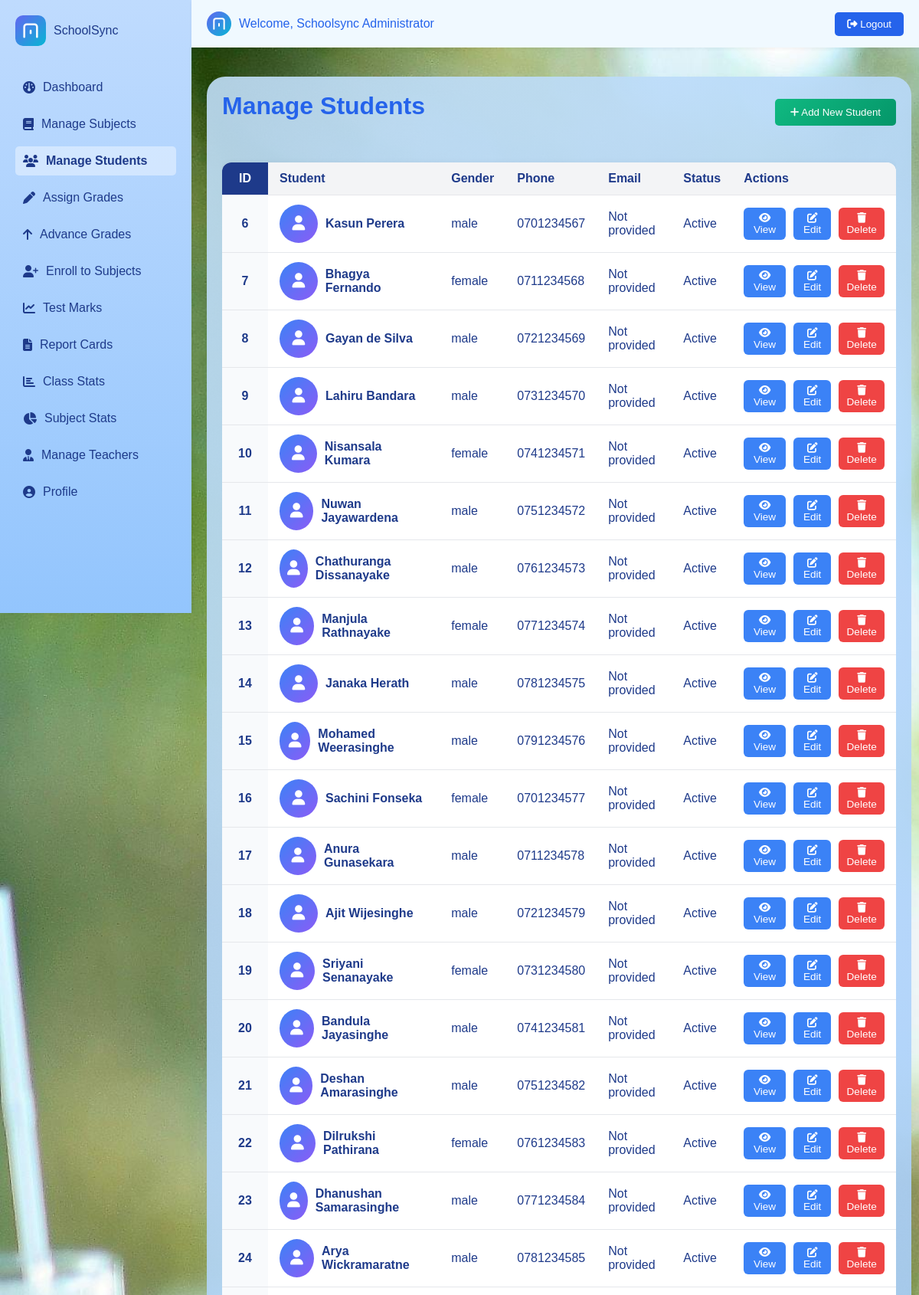
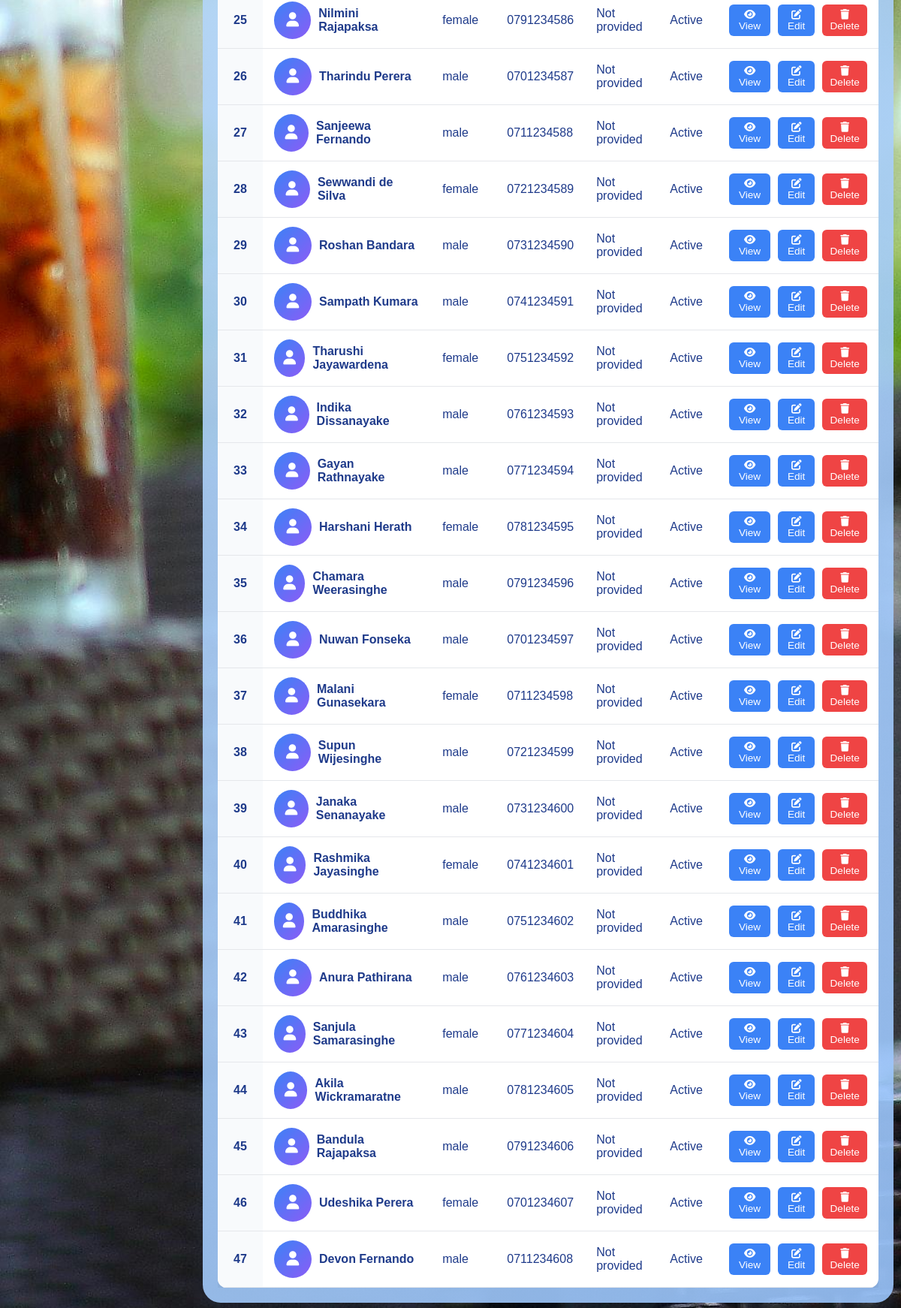
Screenshot of /php/student_manage.php (signed in) with the database file from the repository (2 pictures, top to bottom).
### tables this page shows
CREATE TABLE `students` (
  `id` int(11) NOT NULL,
  `full_name` varchar(100) NOT NULL,
  `gender` enum('male','female') NOT NULL,
  `birth_date` date NOT NULL,
  `address` text DEFAULT NULL,
  `phone` varchar(15) DEFAULT NULL,
  `email` varchar(100) DEFAULT NULL,
  `religion` varchar(50) DEFAULT NULL,
  `father_name` varchar(100) DEFAULT NULL,
  `mother_name` varchar(100) DEFAULT NULL,
  `guardian_name` varchar(100) DEFAULT NULL,
  `guardian_phone` varchar(15) DEFAULT NULL,
  `guardian_email` varchar(100) DEFAULT NULL,
  `special_details` text DEFAULT NULL,
  `status` enum('active','inactive') NOT NULL DEFAULT 'active',
  `image_path` varchar(255) DEFAULT NULL,
  `created_at` timestamp NOT NULL DEFAULT current_timestamp()
);

### php/student_manage.php (the view, shortened to what this page needs)
<?php
include 'config.php';
$sql = "SELECT * FROM students ORDER BY id";
$result = $conn->query($sql);
?>
<!DOCTYPE html>
<html lang="en">
<head>
    <link rel="stylesheet" href="../css/styles.css">
        <link rel="stylesheet" href="https://cdnjs.cloudflare.com/ajax/libs/font-awesome/6.4.2/css/all.min.css">
</head>
<body>
    <?php include 'navbar.php'; ?>
    <div class="container">
        <div class="header-container">
            <h1>Manage Students</h1>
            <button onclick="openAddModal()" style="background: linear-gradient(135deg, #10b981, #059669);">
                <i class="fa-solid fa-plus"></i> Add New Student
            </button>
        </div>
        <div class="students-table-container">
            <?php if ($result->num_rows > 0): ?>
                <table class="students-table">
                    <thead>
                        <tr>
                            <th>ID</th>
                            <th>Student</th>
                            <th>Gender</th>
                            <th>Phone</th>
                            <th>Email</th>
                            <th>Status</th>
                            <th>Actions</th>
                        </tr>
                    </thead>
                    <tbody>
                        <?php while($row = $result->fetch_assoc()): ?>
                            <tr>
                                <td><strong><?php echo $row['id']; ?></strong></td>
                                <td>
                                    <div style="display: flex; align-items: center; gap: 10px;">
                                        <div class="student-avatar">
                                            <i class="fa-solid fa-user"></i>
                                        </div>
                                        <div>
                                            <strong><?php echo htmlspecialchars($row['full_name']); ?></strong>
                                        </div>
                                    </div>
                                </td>
                                <td><?php echo htmlspecialchars($row['gender']); ?></td>
                                <td><?php echo $row['phone'] ? htmlspecialchars($row['phone']) : 'Not provided'; ?></td>
                                <td><?php echo $row['email'] ? htmlspecialchars($row['email']) : 'Not provided'; ?></td>
                                <td><?php echo ucfirst($row['status']); ?></td>
                                <td>
                                    <div style="display: flex; gap: 10px;">
                                        <button class="btn-edit" onclick="openStudentModal(<?php echo $row['id']; ?>)">
                                            <i class="fa-solid fa-eye"></i> View
                                        </button>
                                        <button class="btn-edit" onclick="openEditModal(<?php echo $row['id']; ?>)">
                                            <i class="fa-solid fa-edit"></i> Edit
                                        </button>
                                        <button class="btn-delete" onclick="deleteStudent(<?php echo $row['id']; ?>)">
                                            <i class="fa-solid fa-trash"></i> Delete
                                        </button>
                                    </div>
                                </td>
                            </tr>
                        <?php endwhile; ?>
                    </tbody>
                </table>
            <?php endif; ?>
        </div>
    </div>
</body>
</html>

### css/styles.css (style rules this page uses)
* { margin: 0; padding: 0; box-sizing: border-box; font-family: 'Poppins', sans-serif; }
body { background: linear-gradient(135deg, #6366f1 0%, #8b5cf6 100%); background-image: url('../images/bg.jpg'); background-size: cover; background-blend-mode: overlay; }
.container { background: linear-gradient(135deg, rgba(193, 223, 249, 0.9) 0%, rgba(153, 196, 252, 0.9) 100%); width: calc(100% - 280px); max-width: 100%; min-height: 80vh; border-radius: 24px; box-shadow: 0 8px 32px rgba(59,130,246,0.08); margin: 100px auto 50px 270px; padding: 20px; flex-grow: 1; transition: margin-left 0.3s ease, width 0.3s ease; }
h1, h2, h3 { color: #2563eb; margin-bottom: 15px; }
.header-container { display: flex; justify-content: space-between; align-items: center; margin-bottom: 20px; width: 100%; }
button { background: linear-gradient(to right, #3b82f6, #2563eb); color: white; border: none; padding: 10px 20px; border-radius: 5px; cursor: pointer; transition: opacity 0.3s, transform 0.2s; }
table { width: 100%; border-collapse: collapse; margin-top: 10px; background: rgba(240,248,255,0.95); color: #1e3a8a; border-radius: 8px; overflow: hidden; box-shadow: 0 2px 8px rgba(59,130,246,0.06); }
th, td { border: none; padding: 14px 18px; }
th { background: #2563eb; color: #fff; }

### php/student_manage.php (style rules this page uses)
.student-avatar { width: 50px; height: 50px; border-radius: 50%; background: linear-gradient(135deg, #3b82f6, #8b5cf6); display: flex; align-items: center; justify-content: center; color: white; font-size: 1.2rem; }
.btn-edit, .btn-delete { padding: 8px 12px; border: none; border-radius: 6px; cursor: pointer; font-size: 0.85rem; transition: all 0.3s ease; }
.btn-edit { background: #3b82f6; color: white; }
.btn-delete { background: #ef4444; color: white; }
.students-table td:first-child { font-weight: bold; color: #1e3a8a; background-color: #f8fafc; text-align: center; min-width: 60px; }
.students-table th:first-child { background-color: #1e3a8a; color: white; text-align: center; }
.students-table-container { margin-top: 20px; overflow-x: auto; }
.students-table { width: 100%; border-collapse: collapse; background: white; border-radius: 8px; overflow: hidden; box-shadow: 0 4px 12px rgba(0,0,0,0.1); }
.students-table th { background-color: #f8fafc; color: #374151; font-weight: 600; padding: 15px 12px; text-align: left; border-bottom: 2px solid #e5e7eb; }
.students-table td { padding: 15px 12px; border-bottom: 1px solid #f3f4f6; vertical-align: middle; }
.students-table-container { overflow-x: auto; }
.students-table { width: 100%; border-collapse: collapse; margin-top: 20px; border-radius: 12px; overflow: hidden; box-shadow: 0 4px 12px rgba(0,0,0,0.1); }
.students-table th, .students-table td { padding: 12px 15px; text-align: left; border-bottom: 1px solid #e5e7eb; }
.students-table th { background-color: #f3f4f6; color: #1e3a8a; font-weight: 600; position: sticky; top: 0; }
.students-table .btn-edit { background: #3b82f6; color: white; padding: 6px 10px; }
.students-table .btn-delete { background: #ef4444; color: white; padding: 6px 10px; }

### rows the page displays
students: id "6", full_name "Kasun Perera", gender "male", phone "0701234567", shows "Not provided", status "Active"
students: id "7", full_name "Bhagya Fernando", gender "female", phone "0711234568", shows "Not provided", status "Active"
students: id "8", full_name "Gayan de Silva", gender "male", phone "0721234569", shows "Not provided", status "Active"
students: id "9", full_name "Lahiru Bandara", gender "male", phone "0731234570", shows "Not provided", status "Active"
students: id "10", full_name "Nisansala Kumara", gender "female", phone "0741234571", shows "Not provided", status "Active"
students: id "11", full_name "Nuwan Jayawardena", gender "male", phone "0751234572", shows "Not provided", status "Active"
students: id "12", full_name "Chathuranga Dissanayake", gender "male", phone "0761234573", shows "Not provided", status "Active"
students: id "13", full_name "Manjula Rathnayake", gender "female", phone "0771234574", shows "Not provided", status "Active"
students: id "14", full_name "Janaka Herath", gender "male", phone "0781234575", shows "Not provided", status "Active"
students: id "15", full_name "Mohamed Weerasinghe", gender "male", phone "0791234576", shows "Not provided", status "Active"
students: id "16", full_name "Sachini Fonseka", gender "female", phone "0701234577", shows "Not provided", status "Active"
students: id "17", full_name "Anura Gunasekara", gender "male", phone "0711234578", shows "Not provided", status "Active"
students: id "18", full_name "Ajit Wijesinghe", gender "male", phone "0721234579", shows "Not provided", status "Active"
students: id "19", full_name "Sriyani Senanayake", gender "female", phone "0731234580", shows "Not provided", status "Active"
students: id "20", full_name "Bandula Jayasinghe", gender "male", phone "0741234581", shows "Not provided", status "Active"
students: id "21", full_name "Deshan Amarasinghe", gender "male", phone "0751234582", shows "Not provided", status "Active"
students: id "22", full_name "Dilrukshi Pathirana", gender "female", phone "0761234583", shows "Not provided", status "Active"
students: id "23", full_name "Dhanushan Samarasinghe", gender "male", phone "0771234584", shows "Not provided", status "Active"
students: id "24", full_name "Arya Wickramaratne", gender "male", phone "0781234585", shows "Not provided", status "Active"
students: id "25", full_name "Nilmini Rajapaksa", gender "female", phone "0791234586", shows "Not provided", status "Active"
students: id "26", full_name "Tharindu Perera", gender "male", phone "0701234587", shows "Not provided", status "Active"
students: id "27", full_name "Sanjeewa Fernando", gender "male", phone "0711234588", shows "Not provided", status "Active"
students: id "28", full_name "Sewwandi de Silva", gender "female", phone "0721234589", shows "Not provided", status "Active"
students: id "29", full_name "Roshan Bandara", gender "male", phone "0731234590", shows "Not provided", status "Active"
students: id "30", full_name "Sampath Kumara", gender "male", phone "0741234591", shows "Not provided", status "Active"
students: id "31", full_name "Tharushi Jayawardena", gender "female", phone "0751234592", shows "Not provided", status "Active"
students: id "32", full_name "Indika Dissanayake", gender "male", phone "0761234593", shows "Not provided", status "Active"
students: id "33", full_name "Gayan Rathnayake", gender "male", phone "0771234594", shows "Not provided", status "Active"
students: id "34", full_name "Harshani Herath", gender "female", phone "0781234595", shows "Not provided", status "Active"
students: id "35", full_name "Chamara Weerasinghe", gender "male", phone "0791234596", shows "Not provided", status "Active"
students: id "36", full_name "Nuwan Fonseka", gender "male", phone "0701234597", shows "Not provided", status "Active"
students: id "37", full_name "Malani Gunasekara", gender "female", phone "0711234598", shows "Not provided", status "Active"
students: id "38", full_name "Supun Wijesinghe", gender "male", phone "0721234599", shows "Not provided", status "Active"
students: id "39", full_name "Janaka Senanayake", gender "male", phone "0731234600", shows "Not provided", status "Active"
students: id "40", full_name "Rashmika Jayasinghe", gender "female", phone "0741234601", shows "Not provided", status "Active"
students: id "41", full_name "Buddhika Amarasinghe", gender "male", phone "0751234602", shows "Not provided", status "Active"
students: id "42", full_name "Anura Pathirana", gender "male", phone "0761234603", shows "Not provided", status "Active"
students: id "43", full_name "Sanjula Samarasinghe", gender "female", phone "0771234604", shows "Not provided", status "Active"
students: id "44", full_name "Akila Wickramaratne", gender "male", phone "0781234605", shows "Not provided", status "Active"
students: id "45", full_name "Bandula Rajapaksa", gender "male", phone "0791234606", shows "Not provided", status "Active"
students: id "46", full_name "Udeshika Perera", gender "female", phone "0701234607", shows "Not provided", status "Active"
students: id "47", full_name "Devon Fernando", gender "male", phone "0711234608", shows "Not provided", status "Active"

### other values shown
$_SESSION['full_name'] "Schoolsync Administrator"
